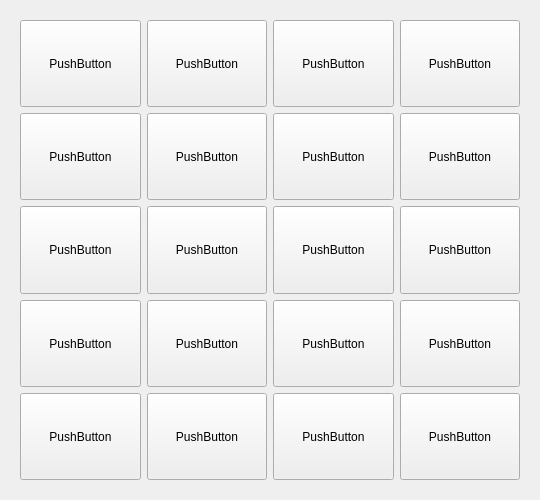
<?xml version="1.0" encoding="UTF-8"?>
<ui version="4.0">
 <class>beverage</class>
 <widget class="QWidget" name="beverage">
  <property name="geometry">
   <rect>
    <x>0</x>
    <y>0</y>
    <width>540</width>
    <height>500</height>
   </rect>
  </property>
  <property name="sizePolicy">
   <sizepolicy hsizetype="Preferred" vsizetype="Minimum">
    <horstretch>0</horstretch>
    <verstretch>0</verstretch>
   </sizepolicy>
  </property>
  <property name="minimumSize">
   <size>
    <width>540</width>
    <height>500</height>
   </size>
  </property>
  <property name="maximumSize">
   <size>
    <width>540</width>
    <height>500</height>
   </size>
  </property>
  <property name="windowTitle">
   <string>Form</string>
  </property>
  <layout class="QHBoxLayout" name="horizontalLayout">
   <item>
    <widget class="QStackedWidget" name="menu_stack">
     <property name="currentIndex">
      <number>5</number>
     </property>
     <widget class="QWidget" name="page_6"/>
     <widget class="QWidget" name="page_10">
      <layout class="QHBoxLayout" name="horizontalLayout_2">
       <item>
        <layout class="QGridLayout" name="gridLayout_5">
         <item row="1" column="0">
          <widget class="QPushButton" name="pushButton_67">
           <property name="text">
            <string>PushButton</string>
           </property>
          </widget>
         </item>
         <item row="4" column="3">
          <widget class="QPushButton" name="pushButton_82">
           <property name="text">
            <string>PushButton</string>
           </property>
          </widget>
         </item>
         <item row="3" column="0">
          <widget class="QPushButton" name="pushButton_66">
           <property name="text">
            <string>PushButton</string>
           </property>
          </widget>
         </item>
         <item row="2" column="1">
          <widget class="QPushButton" name="pushButton_72">
           <property name="text">
            <string>PushButton</string>
           </property>
          </widget>
         </item>
         <item row="1" column="2">
          <widget class="QPushButton" name="pushButton_75">
           <property name="text">
            <string>PushButton</string>
           </property>
          </widget>
         </item>
         <item row="4" column="1">
          <widget class="QPushButton" name="pushButton_74">
           <property name="text">
            <string>PushButton</string>
           </property>
          </widget>
         </item>
         <item row="1" column="3">
          <widget class="QPushButton" name="pushButton_79">
           <property name="text">
            <string>PushButton</string>
           </property>
          </widget>
         </item>
         <item row="0" column="0">
          <widget class="QPushButton" name="pushButton_64">
           <property name="text">
            <string>PushButton</string>
           </property>
          </widget>
         </item>
         <item row="4" column="0">
          <widget class="QPushButton" name="pushButton_70">
           <property name="text">
            <string>PushButton</string>
           </property>
          </widget>
         </item>
         <item row="0" column="3">
          <widget class="QPushButton" name="pushButton_68">
           <property name="text">
            <string>PushButton</string>
           </property>
          </widget>
         </item>
         <item row="2" column="0">
          <widget class="QPushButton" name="pushButton_69">
           <property name="text">
            <string>PushButton</string>
           </property>
          </widget>
         </item>
         <item row="2" column="3">
          <widget class="QPushButton" name="pushButton_80">
           <property name="text">
            <string>PushButton</string>
           </property>
          </widget>
         </item>
         <item row="3" column="1">
          <widget class="QPushButton" name="pushButton_73">
           <property name="text">
            <string>PushButton</string>
           </property>
          </widget>
         </item>
         <item row="3" column="3">
          <widget class="QPushButton" name="pushButton_81">
           <property name="text">
            <string>PushButton</string>
           </property>
          </widget>
         </item>
         <item row="0" column="2">
          <widget class="QPushButton" name="pushButton_63">
           <property name="text">
            <string>PushButton</string>
           </property>
          </widget>
         </item>
         <item row="0" column="1">
          <widget class="QPushButton" name="pushButton_65">
           <property name="text">
            <string>PushButton</string>
           </property>
          </widget>
         </item>
         <item row="3" column="2">
          <widget class="QPushButton" name="pushButton_77">
           <property name="text">
            <string>PushButton</string>
           </property>
          </widget>
         </item>
         <item row="1" column="1">
          <widget class="QPushButton" name="pushButton_71">
           <property name="text">
            <string>PushButton</string>
           </property>
          </widget>
         </item>
         <item row="4" column="2">
          <widget class="QPushButton" name="pushButton_78">
           <property name="text">
            <string>PushButton</string>
           </property>
          </widget>
         </item>
         <item row="2" column="2">
          <widget class="QPushButton" name="pushButton_76">
           <property name="text">
            <string>PushButton</string>
           </property>
          </widget>
         </item>
        </layout>
       </item>
      </layout>
     </widget>
     <widget class="QWidget" name="page_14"/>
     <widget class="QWidget" name="page_15"/>
     <widget class="QWidget" name="page_11">
      <layout class="QVBoxLayout" name="verticalLayout_4">
       <item>
        <layout class="QGridLayout" name="gridLayout_3">
         <item row="0" column="2">
          <widget class="QPushButton" name="pushButton_21">
           <property name="text">
            <string>PushButton</string>
           </property>
          </widget>
         </item>
         <item row="0" column="0">
          <widget class="QPushButton" name="pushButton_22">
           <property name="text">
            <string>PushButton</string>
           </property>
          </widget>
         </item>
         <item row="0" column="1">
          <widget class="QPushButton" name="pushButton_23">
           <property name="text">
            <string>PushButton</string>
           </property>
          </widget>
         </item>
         <item row="3" column="0">
          <widget class="QPushButton" name="pushButton_24">
           <property name="text">
            <string>PushButton</string>
           </property>
          </widget>
         </item>
         <item row="1" column="0">
          <widget class="QPushButton" name="pushButton_25">
           <property name="text">
            <string>PushButton</string>
           </property>
          </widget>
         </item>
         <item row="0" column="3">
          <widget class="QPushButton" name="pushButton_26">
           <property name="text">
            <string>PushButton</string>
           </property>
          </widget>
         </item>
         <item row="2" column="0">
          <widget class="QPushButton" name="pushButton_27">
           <property name="text">
            <string>PushButton</string>
           </property>
          </widget>
         </item>
         <item row="4" column="0">
          <widget class="QPushButton" name="pushButton_28">
           <property name="text">
            <string>PushButton</string>
           </property>
          </widget>
         </item>
         <item row="1" column="1">
          <widget class="QPushButton" name="pushButton_29">
           <property name="text">
            <string>PushButton</string>
           </property>
          </widget>
         </item>
         <item row="2" column="1">
          <widget class="QPushButton" name="pushButton_30">
           <property name="text">
            <string>PushButton</string>
           </property>
          </widget>
         </item>
         <item row="3" column="1">
          <widget class="QPushButton" name="pushButton_31">
           <property name="text">
            <string>PushButton</string>
           </property>
          </widget>
         </item>
         <item row="4" column="1">
          <widget class="QPushButton" name="pushButton_32">
           <property name="text">
            <string>PushButton</string>
           </property>
          </widget>
         </item>
         <item row="1" column="2">
          <widget class="QPushButton" name="pushButton_33">
           <property name="text">
            <string>PushButton</string>
           </property>
          </widget>
         </item>
         <item row="2" column="2">
          <widget class="QPushButton" name="pushButton_34">
           <property name="text">
            <string>PushButton</string>
           </property>
          </widget>
         </item>
         <item row="3" column="2">
          <widget class="QPushButton" name="pushButton_35">
           <property name="text">
            <string>PushButton</string>
           </property>
          </widget>
         </item>
         <item row="4" column="2">
          <widget class="QPushButton" name="pushButton_36">
           <property name="text">
            <string>PushButton</string>
           </property>
          </widget>
         </item>
         <item row="1" column="3">
          <widget class="QPushButton" name="pushButton_37">
           <property name="text">
            <string>PushButton</string>
           </property>
          </widget>
         </item>
         <item row="2" column="3">
          <widget class="QPushButton" name="pushButton_38">
           <property name="text">
            <string>PushButton</string>
           </property>
          </widget>
         </item>
         <item row="3" column="3">
          <widget class="QPushButton" name="pushButton_39">
           <property name="text">
            <string>PushButton</string>
           </property>
          </widget>
         </item>
         <item row="4" column="3">
          <widget class="QPushButton" name="pushButton_40">
           <property name="text">
            <string>PushButton</string>
           </property>
          </widget>
         </item>
        </layout>
       </item>
      </layout>
     </widget>
     <widget class="QWidget" name="page_12">
      <layout class="QVBoxLayout" name="verticalLayout_7">
       <item>
        <layout class="QGridLayout" name="gridLayout_4">
         <item row="2" column="3">
          <widget class="QPushButton" name="pushButton_58">
           <property name="sizePolicy">
            <sizepolicy hsizetype="Minimum" vsizetype="Expanding">
             <horstretch>0</horstretch>
             <verstretch>0</verstretch>
            </sizepolicy>
           </property>
           <property name="text">
            <string>PushButton</string>
           </property>
          </widget>
         </item>
         <item row="4" column="0">
          <widget class="QPushButton" name="pushButton_48">
           <property name="sizePolicy">
            <sizepolicy hsizetype="Minimum" vsizetype="Expanding">
             <horstretch>0</horstretch>
             <verstretch>0</verstretch>
            </sizepolicy>
           </property>
           <property name="text">
            <string>PushButton</string>
           </property>
          </widget>
         </item>
         <item row="0" column="3">
          <widget class="QPushButton" name="pushButton_46">
           <property name="sizePolicy">
            <sizepolicy hsizetype="Minimum" vsizetype="Expanding">
             <horstretch>0</horstretch>
             <verstretch>0</verstretch>
            </sizepolicy>
           </property>
           <property name="text">
            <string>PushButton</string>
           </property>
          </widget>
         </item>
         <item row="3" column="3">
          <widget class="QPushButton" name="pushButton_59">
           <property name="sizePolicy">
            <sizepolicy hsizetype="Minimum" vsizetype="Expanding">
             <horstretch>0</horstretch>
             <verstretch>0</verstretch>
            </sizepolicy>
           </property>
           <property name="text">
            <string>PushButton</string>
           </property>
          </widget>
         </item>
         <item row="2" column="1">
          <widget class="QPushButton" name="pushButton_50">
           <property name="sizePolicy">
            <sizepolicy hsizetype="Minimum" vsizetype="Expanding">
             <horstretch>0</horstretch>
             <verstretch>0</verstretch>
            </sizepolicy>
           </property>
           <property name="text">
            <string>PushButton</string>
           </property>
          </widget>
         </item>
         <item row="4" column="3">
          <widget class="QPushButton" name="pushButton_60">
           <property name="sizePolicy">
            <sizepolicy hsizetype="Minimum" vsizetype="Expanding">
             <horstretch>0</horstretch>
             <verstretch>0</verstretch>
            </sizepolicy>
           </property>
           <property name="text">
            <string>PushButton</string>
           </property>
          </widget>
         </item>
         <item row="1" column="1">
          <widget class="QPushButton" name="pushButton_49">
           <property name="sizePolicy">
            <sizepolicy hsizetype="Minimum" vsizetype="Expanding">
             <horstretch>0</horstretch>
             <verstretch>0</verstretch>
            </sizepolicy>
           </property>
           <property name="text">
            <string>PushButton</string>
           </property>
          </widget>
         </item>
         <item row="3" column="0">
          <widget class="QPushButton" name="pushButton_44">
           <property name="sizePolicy">
            <sizepolicy hsizetype="Minimum" vsizetype="Expanding">
             <horstretch>0</horstretch>
             <verstretch>0</verstretch>
            </sizepolicy>
           </property>
           <property name="text">
            <string>PushButton</string>
           </property>
          </widget>
         </item>
         <item row="0" column="2">
          <widget class="QPushButton" name="pushButton_41">
           <property name="sizePolicy">
            <sizepolicy hsizetype="Minimum" vsizetype="Expanding">
             <horstretch>0</horstretch>
             <verstretch>0</verstretch>
            </sizepolicy>
           </property>
           <property name="text">
            <string>PushButton</string>
           </property>
          </widget>
         </item>
         <item row="0" column="0">
          <widget class="QPushButton" name="pushButton_42">
           <property name="sizePolicy">
            <sizepolicy hsizetype="Minimum" vsizetype="Expanding">
             <horstretch>0</horstretch>
             <verstretch>0</verstretch>
            </sizepolicy>
           </property>
           <property name="text">
            <string>PushButton</string>
           </property>
          </widget>
         </item>
         <item row="1" column="2">
          <widget class="QPushButton" name="pushButton_53">
           <property name="sizePolicy">
            <sizepolicy hsizetype="Minimum" vsizetype="Expanding">
             <horstretch>0</horstretch>
             <verstretch>0</verstretch>
            </sizepolicy>
           </property>
           <property name="text">
            <string>PushButton</string>
           </property>
          </widget>
         </item>
         <item row="2" column="0">
          <widget class="QPushButton" name="pushButton_47">
           <property name="sizePolicy">
            <sizepolicy hsizetype="Minimum" vsizetype="Expanding">
             <horstretch>0</horstretch>
             <verstretch>0</verstretch>
            </sizepolicy>
           </property>
           <property name="text">
            <string>PushButton</string>
           </property>
          </widget>
         </item>
         <item row="3" column="1">
          <widget class="QPushButton" name="pushButton_51">
           <property name="sizePolicy">
            <sizepolicy hsizetype="Minimum" vsizetype="Expanding">
             <horstretch>0</horstretch>
             <verstretch>0</verstretch>
            </sizepolicy>
           </property>
           <property name="text">
            <string>PushButton</string>
           </property>
          </widget>
         </item>
         <item row="1" column="3">
          <widget class="QPushButton" name="pushButton_57">
           <property name="sizePolicy">
            <sizepolicy hsizetype="Minimum" vsizetype="Expanding">
             <horstretch>0</horstretch>
             <verstretch>0</verstretch>
            </sizepolicy>
           </property>
           <property name="text">
            <string>PushButton</string>
           </property>
          </widget>
         </item>
         <item row="2" column="2">
          <widget class="QPushButton" name="pushButton_54">
           <property name="sizePolicy">
            <sizepolicy hsizetype="Minimum" vsizetype="Expanding">
             <horstretch>0</horstretch>
             <verstretch>0</verstretch>
            </sizepolicy>
           </property>
           <property name="text">
            <string>PushButton</string>
           </property>
          </widget>
         </item>
         <item row="4" column="2">
          <widget class="QPushButton" name="pushButton_56">
           <property name="sizePolicy">
            <sizepolicy hsizetype="Minimum" vsizetype="Expanding">
             <horstretch>0</horstretch>
             <verstretch>0</verstretch>
            </sizepolicy>
           </property>
           <property name="text">
            <string>PushButton</string>
           </property>
          </widget>
         </item>
         <item row="3" column="2">
          <widget class="QPushButton" name="pushButton_55">
           <property name="sizePolicy">
            <sizepolicy hsizetype="Minimum" vsizetype="Expanding">
             <horstretch>0</horstretch>
             <verstretch>0</verstretch>
            </sizepolicy>
           </property>
           <property name="text">
            <string>PushButton</string>
           </property>
          </widget>
         </item>
         <item row="4" column="1">
          <widget class="QPushButton" name="pushButton_52">
           <property name="sizePolicy">
            <sizepolicy hsizetype="Minimum" vsizetype="Expanding">
             <horstretch>0</horstretch>
             <verstretch>0</verstretch>
            </sizepolicy>
           </property>
           <property name="text">
            <string>PushButton</string>
           </property>
          </widget>
         </item>
         <item row="0" column="1">
          <widget class="QPushButton" name="pushButton_43">
           <property name="sizePolicy">
            <sizepolicy hsizetype="Minimum" vsizetype="Expanding">
             <horstretch>0</horstretch>
             <verstretch>0</verstretch>
            </sizepolicy>
           </property>
           <property name="text">
            <string>PushButton</string>
           </property>
          </widget>
         </item>
         <item row="1" column="0">
          <widget class="QPushButton" name="pushButton_45">
           <property name="sizePolicy">
            <sizepolicy hsizetype="Minimum" vsizetype="Expanding">
             <horstretch>0</horstretch>
             <verstretch>0</verstretch>
            </sizepolicy>
           </property>
           <property name="text">
            <string>PushButton</string>
           </property>
          </widget>
         </item>
        </layout>
       </item>
      </layout>
     </widget>
     <widget class="QWidget" name="page_9"/>
     <widget class="QWidget" name="page_8"/>
     <widget class="QWidget" name="page_13"/>
     <widget class="QWidget" name="page_7"/>
    </widget>
   </item>
  </layout>
 </widget>
 <resources/>
 <connections/>
</ui>
